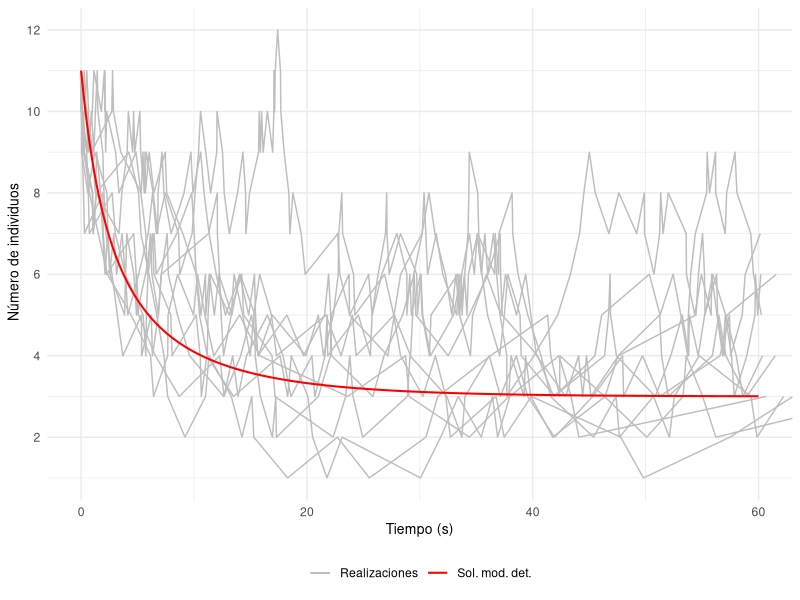

Generate this figure with R:
## ---- chunk 1
# La librería "deSolve" incluye funciones que resuelven ecuaciones diferenciales ordinarias
library("deSolve")
# Usaremos la librería "ggplot2" para imprimir gráficamente los resultados
library("ggplot2")
## ---- chunk 2
tiempo_exponencial <- function(a0){
  r1 <- runif(n=1,min=0,max=1)
  return((1/a0)*log(1/r1))
}
## ---- chunk 3
Logistica_EDO <- function(t,state,parameters){
  with(as.list(c(state, parameters)), { 
    dX <- r * X *(1-X/k)
    list(dX)
  })
}
## ---- chunk 4

Logistica1_Gillespie <- function(r,k,x0,t0,tf){
  
  # Variable espacial que almacena el estado del sistema en tras cada reacción
  x <- x0
  # Variable espacial
  x_actual <- x0
  
  # Controlamos la extinción mediante una variable lógica
  extincion <- FALSE
  
  # Variable temporal
  t <- t0
  # Variable que almacena todos los tiempos de reacción
  t_imprimir <- t0
  
  # Cálculo de las propensidades individuales y de la propensidad total  
  a <- c(r*x_actual,(r*x_actual*(x_actual-1))/2*k)
  a0 <- sum(a)

  while(t<tf){ 
    
    # Calculamos el siguiente tiempo de reacción
    t <- t+tiempo_exponencial(a0)
    # Almacenamos el siguiente tiempo de reacción
    t_imprimir <- c(t_imprimir, t)
    
    if(t == Inf){
      
      x_actual <- 0
    
    }else{
      
      # Calculamos la siguiente reacción
      r2 <- runif(n=1, min=0, max=1)
      
      if(a[1]>=r2*a0)
        x_actual <- x_actual + 1
      else
        x_actual <- x_actual - 1
      
      # Calculamos las propensidades individuales y la propensidad total
      a <- c(r*x_actual,r*x_actual*(x_actual-1)/k)
      a0 <- sum(a)
    
      }
  
  
    # Almacenamos el estado del sistema
    x <- c(x,x_actual)
  }
  
  
  # Si la población se extingue cambiamos la variable extincion a TRUE
  if(x_actual == 0)
     extincion <- TRUE
  
  datos <- data.frame(t_imprimir=t_imprimir, x_imprimir=x, row.names = NULL)
  
  # Devolvemos una lista que nos indica si se ha extinguido la población 
  # y una base de datos con la evolución temporal del sistema
  return(list(extincion = extincion, datos = datos))
}

## ---- chunk 5
# Consideramos los parámetros adecuados
r <- 0.1
k <- 3
x0 <- 11
t0 <- 0
tf <- 60

# Número de realizaciones a realizar
n_realizaciones <- 10

# Inicializamos el gráfico en el que incluimos cada realización
grafico <- ggplot()

for (i in 1:n_realizaciones) {
  realizacion <- Logistica1_Gillespie(r,k,x0,t0,tf)
  if(realizacion$extincion)
    warning(paste("Extinción de la población en la realización ", i))
  imprimir <- realizacion$datos
  grafico <- grafico + geom_line(data = imprimir, aes(x = t_imprimir, y = x_imprimir, color="Realizaciones"))
}

## ---- chunk 6
int <- 0.05
parameter <- c(r,k)
state <- c(X=x0)
times <- seq(t0,tf,by=int)

# Resolvemos la EDO usando la función ode() de la librería "deSolve"
out <- ode(y=state, times = times, func = Logistica_EDO, parms = parameter)

# Convertimos el resultado de la función a una base de datos para poder representarlo gráficamente
out <- data.frame(out)

# Añadimos la solución de la EDO al gráfico
grafico <- grafico + geom_line(lwd=0.7,data=out,aes(x = time, y = X, color="Sol. mod. det."))

## ---- chunk 7
grafico <- grafico +
   labs(x = "Tiempo (s)", y = " Número de individuos") + 
   theme_minimal() + coord_cartesian(xlim = c(0, 60)) +
   theme(legend.title=element_blank(),legend.position = "bottom",
        axis.title.x = element_text(size = 10),  
        axis.title.y = element_text(size = 10)) +
   scale_color_manual(values = c("Realizaciones"="gray", "Sol. mod. det." = "red"),
                      breaks = c("Realizaciones", "Sol. mod. det.")) + 
   scale_y_continuous(
    breaks = seq(0, 12, by = 2)
  )

print(grafico)
